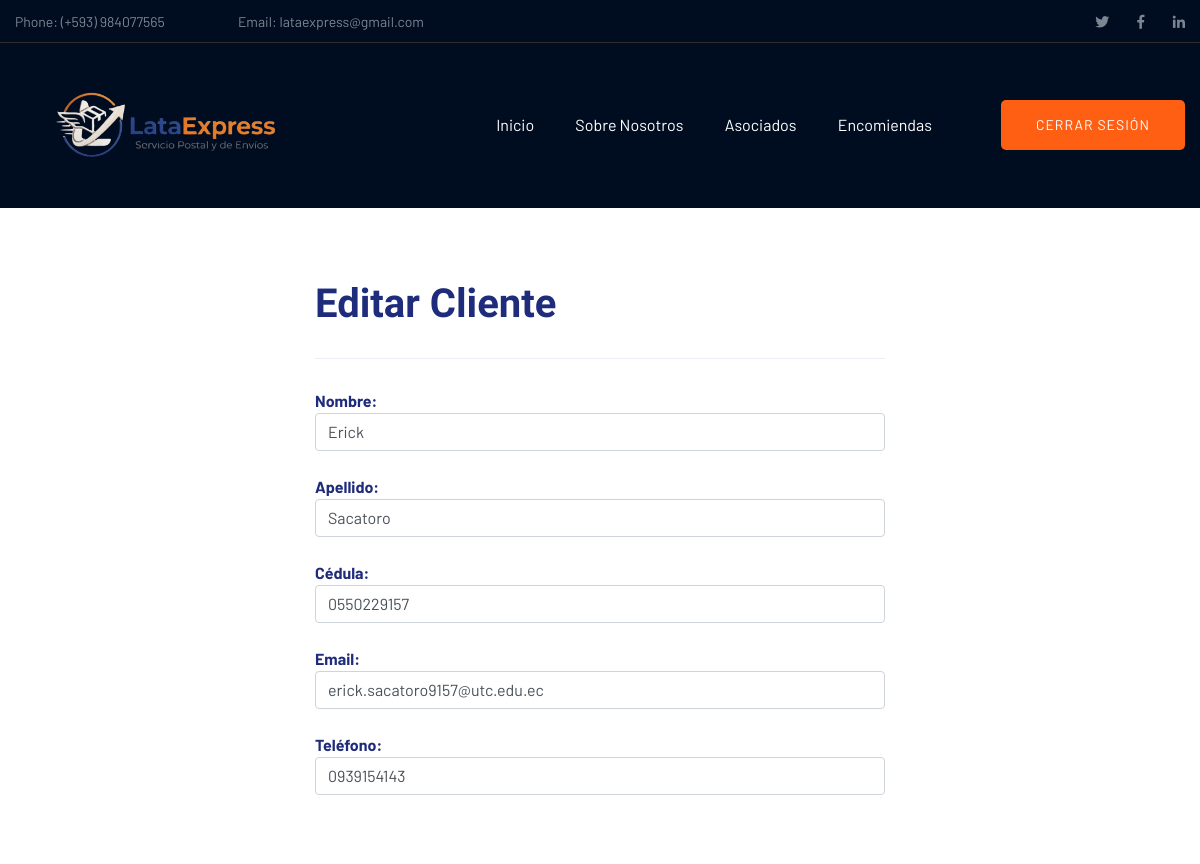
Before: /editcliente/8 (signed in, upper part) with the older database file.
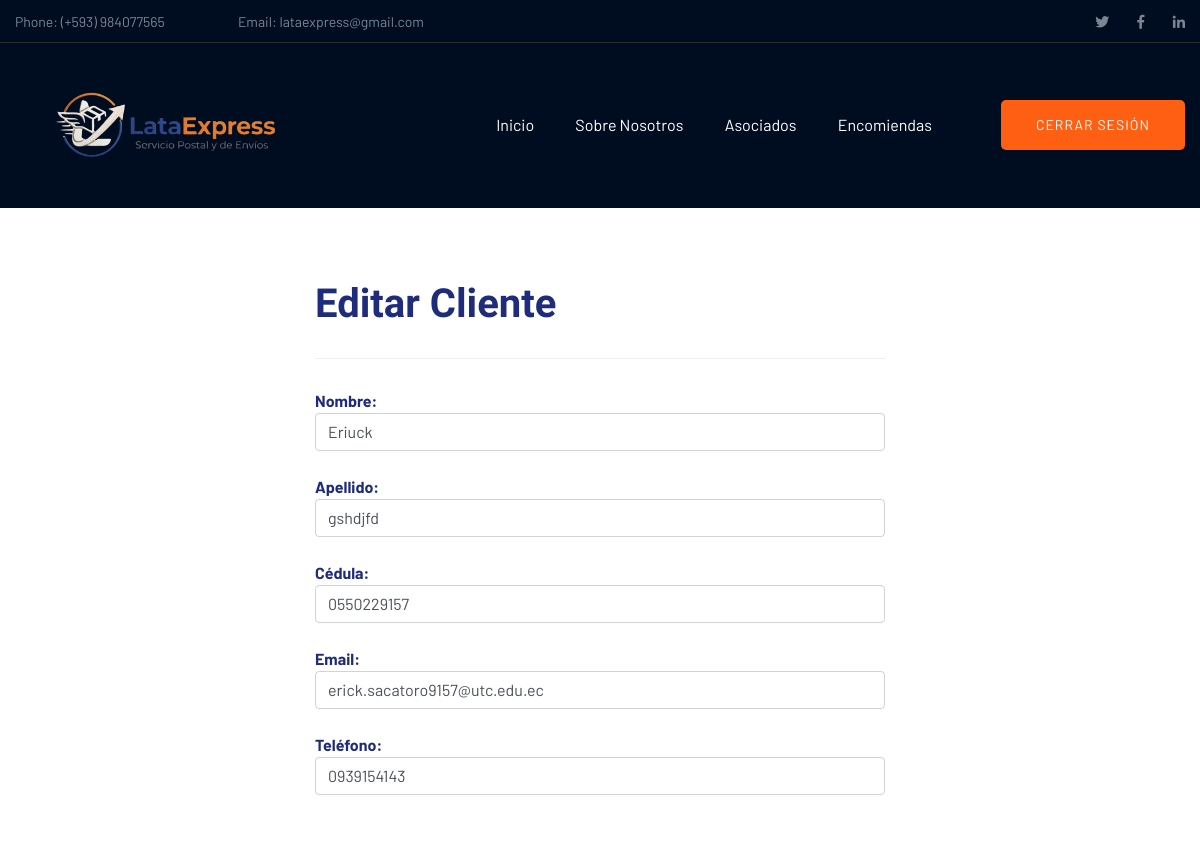
After: the same page with the newer database file.
### Envio/models.py (models this page shows, shortened)
class Cliente(models.Model):
    nombre = models.CharField(max_length=100)
    apellido= models.CharField(max_length=100)
    cedula = models.CharField(max_length=10, unique=True)
    email = models.EmailField()
    telefono = models.CharField(max_length=10)

### Envio/views.py (the view)
# urls.py: path('editcliente/<int:id>', views.editcliente),
@requiere_admin
def editcliente(request, id):
    cliente = Cliente.objects.get(id=id)
    return render(request, 'editCliente.html', {
        'cliente': cliente
    })

### Envio/views.py (called while the page is built)
def es_admin(user):
    return user.is_authenticated and (
        user.is_superuser or user.groups.filter(name='admin').exists()
    )

### Envio/templates/editCliente.html (shortened to what this page needs)
{% extends "./plantillaPrincipal.html" %}
{% load static %}
{% block contenido %}
<div class="container">
    <div class="row">
        <div class="col-md-3"></div>
        <div class="col-md-6">
            <br>
            <h1><b>Editar Cliente</b></h1>
            <hr>
            <form
action="/actualizar_cliente/{{ cliente.id }}/"
method="post"
id="form_editar_cliente">
                <b>Nombre:</b><br>
                <input class="form-control" type="text" name="nombre" value="{{ cliente.nombre }}" required>
                <br>
                <b>Apellido:</b><br>
                <input class="form-control" type="text" name="apellido" value="{{ cliente.apellido }}" required>
                <br>
                <b>Cédula:</b><br>
                <input class="form-control" type="text" name="cedula" value="{{ cliente.cedula }}" required>
                <br>
                <b>Email:</b><br>
                <input class="form-control" type="email" name="email" value="{{ cliente.email }}" required>
                <br>
                <b>Teléfono:</b><br>
                <input class="form-control" type="text" name="telefono" value="{{ cliente.telefono }}" required>
                <br>
                <br><br>
            </form>
            <br>
        </div>
    </div>
</div>
{% endblock %}

Changed rows visible on the page:
changed Cliente "erick.sacatoro9157@utc.edu.ec": nombre "Erick" → "Eriuck"; apellido "Sacatoro" → "gshdjfd"
